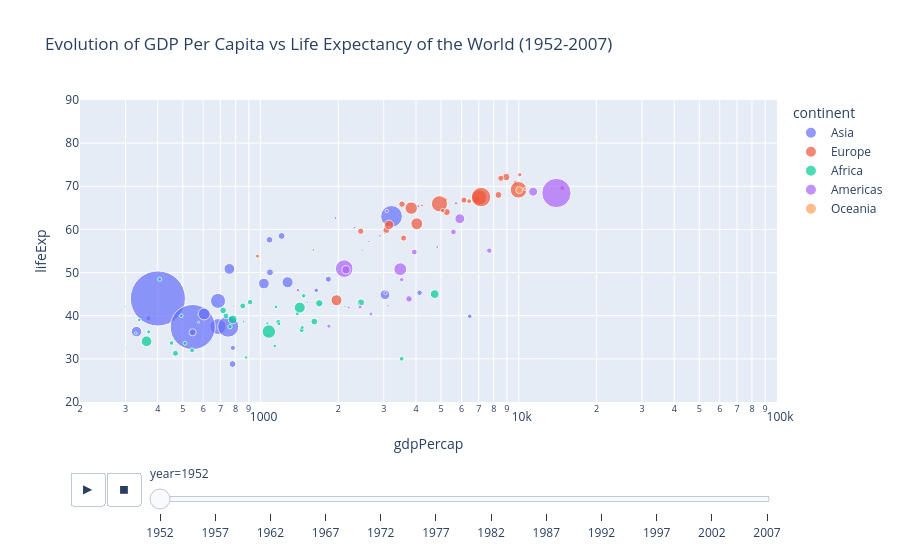

Notebook code for this chart:
### Code cell
import plotly.express as px

fig = px.scatter(
    gapminder,
    x='gdpPercap',
    y='lifeExp',
    size='pop',
    hover_name='country',
    color='continent',
    animation_frame='year',
    animation_group='country',
    log_x=True,
    range_x=[200, 100000],
    range_y=[20, 90],
    size_max=60, 
    title='Evolution of GDP Per Capita vs Life Expectancy of the World (1952-2007)'
)
fig.show()

### Figure 1 — Plotly figure (JSON) as saved in the notebook; plotly's stock layout.template omitted (floating-point values rounded to 4 significant figures)
{"data": [{"hovertemplate": "<b>%{hovertext}</b><br><br>continent=Asia<br>year=1952<br>gdpPercap=%{x}<br>lifeExp=%{y}<br>pop=%{marker.size}<extra></extra>", "hovertext": ["Afghanistan", "Bahrain", "Bangladesh", "Cambodia", "China", "Hong Kong, China", "India", "Indonesia", "Iran", "Iraq", "Israel", "Japan", "Jordan", "Korea, Dem. Rep.", "Korea, Rep.", "Kuwait", "Lebanon", "Malaysia", "Mongolia", "Myanmar", "Nepal", "Oman", "Pakistan", "Philippines", "Saudi Arabia", "Singapore", "Sri Lanka", "Syria", "Taiwan", "Thailand", "Vietnam", "West Bank and Gaza", "Yemen, Rep."], "ids": ["Afghanistan", "Bahrain", "Bangladesh", "Cambodia", "China", "Hong Kong, China", "India", "Indonesia", "Iran", "Iraq", "Israel", "Japan", "Jordan", "Korea, Dem. Rep.", "Korea, Rep.", "Kuwait", "Lebanon", "Malaysia", "Mongolia", "Myanmar", "Nepal", "Oman", "Pakistan", "Philippines", "Saudi Arabia", "Singapore", "Sri Lanka", "Syria", "Taiwan", "Thailand", "Vietnam", "West Bank and Gaza", "Yemen, Rep."], "legendgroup": "Asia", "marker": {"color": "#636efa", "size": [8425333, 120447, 46886859, 4693836, 556263527, 2125900, 372000000, 82052000, 17272000, 5441766, 1620914, 86459025, 607914, 8865488, 20947571, 160000, 1439529, 6748378, 800663, 20092996, 9182536, 507833, 41346560, 22438691, 4005677, 1127000, 7982342, 3661549, 8550362, 21289402, 26246839, 1030585, 4963829], "sizemode": "area", "sizeref": 366300.0, "symbol": "circle"}, "mode": "markers", "name": "Asia", "orientation": "v", "showlegend": true, "type": "scatter", "x": [779.4, 9867.0, 684.2, 368.5, 400.4, 3054.0, 546.6, 749.7, 3035.0, 4130.0, 4087.0, 3217.0, 1547.0, 1088.0, 1031.0, 108400.0, 4835.0, 1831.0, 786.6, 331.0, 545.9, 1828.0, 684.6, 1273.0, 6460.0, 2315.0, 1084.0, 1643.0, 1207.0, 757.8, 605.1, 1516.0, 781.7], "xaxis": "x", "y": [28.8, 50.94, 37.48, 39.42, 44.0, 60.96, 37.37, 37.47, 44.87, 45.32, 65.39, 63.03, 43.16, 50.06, 47.45, 55.56, 55.93, 48.46, 42.24, 36.32, 36.16, 37.58, 43.44, 47.75, 39.88, 60.4, 57.59, 45.88, 58.5, 50.85, 40.41, 43.16, 32.55], "yaxis": "y"}, {"hovertemplate": "<b>%{hovertext}</b><br><br>continent=Europe<br>year=1952<br>gdpPercap=%{x}<br>lifeExp=%{y}<br>pop=%{marker.size}<extra></extra>", "hovertext": ["Albania", "Austria", "Belgium", "Bosnia and Herzegovina", "Bulgaria", "Croatia", "Czech Republic", "Denmark", "Finland", "France", "Germany", "Greece", "Hungary", "Iceland", "Ireland", "Italy", "Montenegro", "Netherlands", "Norway", "Poland", "Portugal", "Romania", "Serbia", "Slovak Republic", "Slovenia", "Spain", "Sweden", "Switzerland", "Turkey", "United Kingdom"], "ids": ["Albania", "Austria", "Belgium", "Bosnia and Herzegovina", "Bulgaria", "Croatia", "Czech Republic", "Denmark", "Finland", "France", "Germany", "Greece", "Hungary", "Iceland", "Ireland", "Italy", "Montenegro", "Netherlands", "Norway", "Poland", "Portugal", "Romania", "Serbia", "Slovak Republic", "Slovenia", "Spain", "Sweden", "Switzerland", "Turkey", "United Kingdom"], "legendgroup": "Europe", "marker": {"color": "#EF553B", "size": [1282697, 6927772, 8730405, 2791000, 7274900, 3882229, 9125183, 4334000, 4090500, 42459667, 69145952, 7733250, 9504000, 147962, 2952156, 47666000, 413834, 10381988, 3327728, 25730551, 8526050, 16630000, 6860147, 3558137, 1489518, 28549870, 7124673, 4815000, 22235677, 50430000], "sizemode": "area", "sizeref": 366300.0, "symbol": "circle"}, "mode": "markers", "name": "Europe", "orientation": "v", "showlegend": true, "type": "scatter", "x": [1601.0, 6137.0, 8343.0, 973.5, 2444.0, 3119.0, 6876.0, 9692.0, 6425.0, 7030.0, 7144.0, 3531.0, 5264.0, 7268.0, 5210.0, 4931.0, 2648.0, 8942.0, 10100.0, 4029.0, 3068.0, 3145.0, 3581.0, 5075.0, 4215.0, 3834.0, 8528.0, 14730.0, 1969.0, 9980.0], "xaxis": "x", "y": [55.23, 66.8, 68.0, 53.82, 59.6, 61.21, 66.87, 70.78, 66.55, 67.41, 67.5, 65.86, 64.03, 72.49, 66.91, 65.94, 59.16, 72.13, 72.67, 61.31, 59.82, 61.05, 58.0, 64.36, 65.57, 64.94, 71.86, 69.62, 43.59, 69.18], "yaxis": "y"}, {"hovertemplate": "<b>%{hovertext}</b><br><br>continent=Africa<br>year=1952<br>gdpPercap=%{x}<br>lifeExp=%{y}<br>pop=%{marker.size}<extra></extra>", "hovertext": ["Algeria", "Angola", "Benin", "Botswana", "Burkina Faso", "Burundi", "Cameroon", "Central African Republic", "Chad", "Comoros", "Congo, Dem. Rep.", "Congo, Rep.", "Cote d'Ivoire", "Djibouti", "Egypt", "Equatorial Guinea", "Eritrea", "Ethiopia", "Gabon", "Gambia", "Ghana", "Guinea", "Guinea-Bissau", "Kenya", "Lesotho", "Liberia", "Libya", "Madagascar", "Malawi", "Mali", "Mauritania", "Mauritius", "Morocco", "Mozambique", "Namibia", "Niger", "Nigeria", "Reunion", "Rwanda", "Sao Tome and Principe", "Senegal", "Sierra Leone", "Somalia", "South Africa", "Sudan", "Swaziland", "Tanzania", "Togo", "Tunisia", "Uganda", "Zambia", "Zimbabwe"], "ids": ["Algeria", "Angola", "Benin", "Botswana", "Burkina Faso", "Burundi", "Cameroon", "Central African Republic", "Chad", "Comoros", "Congo, Dem. Rep.", "Congo, Rep.", "Cote d'Ivoire", "Djibouti", "Egypt", "Equatorial Guinea", "Eritrea", "Ethiopia", "Gabon", "Gambia", "Ghana", "Guinea", "Guinea-Bissau", "Kenya", "Lesotho", "Liberia", "Libya", "Madagascar", "Malawi", "Mali", "Mauritania", "Mauritius", "Morocco", "Mozambique", "Namibia", "Niger", "Nigeria", "Reunion", "Rwanda", "Sao Tome and Principe", "Senegal", "Sierra Leone", "Somalia", "South Africa", "Sudan", "Swaziland", "Tanzania", "Togo", "Tunisia", "Uganda", "Zambia", "Zimbabwe"], "legendgroup": "Africa", "marker": {"color": "#00cc96", "size": [9279525, 4232095, 1738315, 442308, 4469979, 2445618, 5009067, 1291695, 2682462, 153936, 14100005, 854885, 2977019, 63149, 22223309, 216964, 1438760, 20860941, 420702, 284320, 5581001, 2664249, 580653, 6464046, 748747, 863308, 1019729, 4762912, 2917802, 3838168, 1022556, 516556, 9939217, 6446316, 485831, 3379468, 33119096, 257700, 2534927, 60011, 2755589, 2143249, 2526994, 14264935, 8504667, 290243, 8322925, 1219113, 3647735, 5824797, 2672000, 3080907], "sizemode": "area", "sizeref": 366300.0, "symbol": "circle"}, "mode": "markers", "name": "Africa", "orientation": "v", "showlegend": true, "type": "scatter", "x": [2449.0, 3521.0, 1063.0, 851.2, 543.3, 339.3, 1173.0, 1071.0, 1179.0, 1103.0, 780.5, 2126.0, 1389.0, 2670.0, 1419.0, 375.6, 328.9, 362.1, 4293.0, 485.2, 911.3, 510.2, 299.9, 853.5, 298.8, 575.6, 2388.0, 1443.0, 369.2, 452.3, 743.1, 1968.0, 1688.0, 468.5, 2424.0, 761.9, 1077.0, 2719.0, 493.3, 879.6, 1450.0, 879.8, 1136.0, 4725.0, 1616.0, 1148.0, 716.7, 859.8, 1468.0, 734.8, 1147.0, 406.9], "xaxis": "x", "y": [43.08, 30.02, 38.22, 47.62, 31.98, 39.03, 38.52, 35.46, 38.09, 40.72, 39.14, 42.11, 40.48, 34.81, 41.89, 34.48, 35.93, 34.08, 37.0, 30.0, 43.15, 33.61, 32.5, 42.27, 42.14, 38.48, 42.72, 36.68, 36.26, 33.69, 40.54, 50.99, 42.87, 31.29, 41.73, 37.44, 36.32, 52.72, 40.0, 46.47, 37.28, 30.33, 32.98, 45.01, 38.63, 41.41, 41.22, 38.6, 44.6, 39.98, 42.04, 48.45], "yaxis": "y"}, {"hovertemplate": "<b>%{hovertext}</b><br><br>continent=Americas<br>year=1952<br>gdpPercap=%{x}<br>lifeExp=%{y}<br>pop=%{marker.size}<extra></extra>", "hovertext": ["Argentina", "Bolivia", "Brazil", "Canada", "Chile", "Colombia", "Costa Rica", "Cuba", "Dominican Republic", "Ecuador", "El Salvador", "Guatemala", "Haiti", "Honduras", "Jamaica", "Mexico", "Nicaragua", "Panama", "Paraguay", "Peru", "Puerto Rico", "Trinidad and Tobago", "United States", "Uruguay", "Venezuela"], "ids": ["Argentina", "Bolivia", "Brazil", "Canada", "Chile", "Colombia", "Costa Rica", "Cuba", "Dominican Republic", "Ecuador", "El Salvador", "Guatemala", "Haiti", "Honduras", "Jamaica", "Mexico", "Nicaragua", "Panama", "Paraguay", "Peru", "Puerto Rico", "Trinidad and Tobago", "United States", "Uruguay", "Venezuela"], "legendgroup": "Americas", "marker": {"color": "#ab63fa", "size": [17876956, 2883315, 56602560, 14785584, 6377619, 12350771, 926317, 6007797, 2491346, 3548753, 2042865, 3146381, 3201488, 1517453, 1426095, 30144317, 1165790, 940080, 1555876, 8025700, 2227000, 662850, 157553000, 2252965, 5439568], "sizemode": "area", "sizeref": 366300.0, "symbol": "circle"}, "mode": "markers", "name": "Americas", "orientation": "v", "showlegend": true, "type": "scatter", "x": [5911.0, 2677.0, 2109.0, 11370.0, 3940.0, 2144.0, 2627.0, 5587.0, 1398.0, 3522.0, 3048.0, 2428.0, 1840.0, 2195.0, 2899.0, 3478.0, 3112.0, 2480.0, 1952.0, 3759.0, 3082.0, 3023.0, 13990.0, 5717.0, 7690.0], "xaxis": "x", "y": [62.48, 40.41, 50.92, 68.75, 54.74, 50.64, 57.21, 59.42, 45.93, 48.36, 45.26, 42.02, 37.58, 41.91, 58.53, 50.79, 42.31, 55.19, 62.65, 43.9, 64.28, 59.1, 68.44, 66.07, 55.09], "yaxis": "y"}, {"hovertemplate": "<b>%{hovertext}</b><br><br>continent=Oceania<br>year=1952<br>gdpPercap=%{x}<br>lifeExp=%{y}<br>pop=%{marker.size}<extra></extra>", "hovertext": ["Australia", "New Zealand"], "ids": ["Australia", "New Zealand"], "legendgroup": "Oceania", "marker": {"color": "#FFA15A", "size": [8691212, 1994794], "sizemode": "area", "sizeref": 366300.0, "symbol": "circle"}, "mode": "markers", "name": "Oceania", "orientation": "v", "showlegend": true, "type": "scatter", "x": [10040.0, 10560.0], "xaxis": "x", "y": [69.12, 69.39], "yaxis": "y"}], "layout": {"legend": {"itemsizing": "constant", "title": {"text": "continent"}, "tracegroupgap": 0}, "sliders": [{"active": 0, "currentvalue": {"prefix": "year="}, "len": 0.9, "pad": {"b": 10, "t": 60}, "steps": [{"args": [["1952"], {"frame": {"duration": 0, "redraw": false}, "fromcurrent": true, "mode": "immediate", "transition": {"duration": 0, "easing": "linear"}}], "label": "1952", "method": "animate"}, {"args": [["1957"], {"frame": {"duration": 0, "redraw": false}, "fromcurrent": true, "mode": "immediate", "transition": {"duration": 0, "easing": "linear"}}], "label": "1957", "method": "animate"}, {"args": [["1962"], {"frame": {"duration": 0, "redraw": false}, "fromcurrent": true, "mode": "immediate", "transition": {"duration": 0, "easing": "linear"}}], "label": "1962", "method": "animate"}, {"args": [["1967"], {"frame": {"duration": 0, "redraw": false}, "fromcurrent": true, "mode": "immediate", "transition": {"duration": 0, "easing": "linear"}}], "label": "1967", "method": "animate"}, {"args": [["1972"], {"frame": {"duration": 0, "redraw": false}, "fromcurrent": true, "mode": "immediate", "transition": {"duration": 0, "easing": "linear"}}], "label": "1972", "method": "animate"}, {"args": [["1977"], {"frame": {"duration": 0, "redraw": false}, "fromcurrent": true, "mode": "immediate", "transition": {"duration": 0, "easing": "linear"}}], "label": "1977", "method": "animate"}, {"args": [["1982"], {"frame": {"duration": 0, "redraw": false}, "fromcurrent": true, "mode": "immediate", "transition": {"duration": 0, "easing": "linear"}}], "label": "1982", "method": "animate"}, {"args": [["1987"], {"frame": {"duration": 0, "redraw": false}, "fromcurrent": true, "mode": "immediate", "transition": {"duration": 0, "easing": "linear"}}], "label": "1987", "method": "animate"}, {"args": [["1992"], {"frame": {"duration": 0, "redraw": false}, "fromcurrent": true, "mode": "immediate", "transition": {"duration": 0, "easing": "linear"}}], "label": "1992", "method": "animate"}, {"args": [["1997"], {"frame": {"duration": 0, "redraw": false}, "fromcurrent": true, "mode": "immediate", "transition": {"duration": 0, "easing": "linear"}}], "label": "1997", "method": "animate"}, {"args": [["2002"], {"frame": {"duration": 0, "redraw": false}, "fromcurrent": true, "mode": "immediate", "transition": {"duration": 0, "easing": "linear"}}], "label": "2002", "method": "animate"}, {"args": [["2007"], {"frame": {"duration": 0, "redraw": false}, "fromcurrent": true, "mode": "immediate", "transition": {"duration": 0, "easing": "linear"}}], "label": "2007", "method": "animate"}], "x": 0.1, "xanchor": "left", "y": 0, "yanchor": "top"}], "title": {"text": "Evolution of GDP Per Capita vs Life Expectancy of the World (1952-2007)"}, "updatemenus": [{"buttons": [{"args": [null, {"frame": {"duration": 500, "redraw": false}, "fromcurrent": true, "mode": "immediate", "transition": {"duration": 500, "easing": "linear"}}], "label": "&#9654;", "method": "animate"}, {"args": [[null], {"frame": {"duration": 0, "redraw": false}, "fromcurrent": true, "mode": "immediate", "transition": {"duration": 0, "easing": "linear"}}], "label": "&#9724;", "method": "animate"}], "direction": "left", "pad": {"r": 10, "t": 70}, "showactive": false, "type": "buttons", "x": 0.1, "xanchor": "right", "y": 0, "yanchor": "top"}], "xaxis": {"anchor": "y", "domain": [0, 1], "range": [2.301, 5], "title": {"text": "gdpPercap"}, "type": "log"}, "yaxis": {"anchor": "x", "domain": [0, 1], "range": [20, 90], "title": {"text": "lifeExp"}}}}
